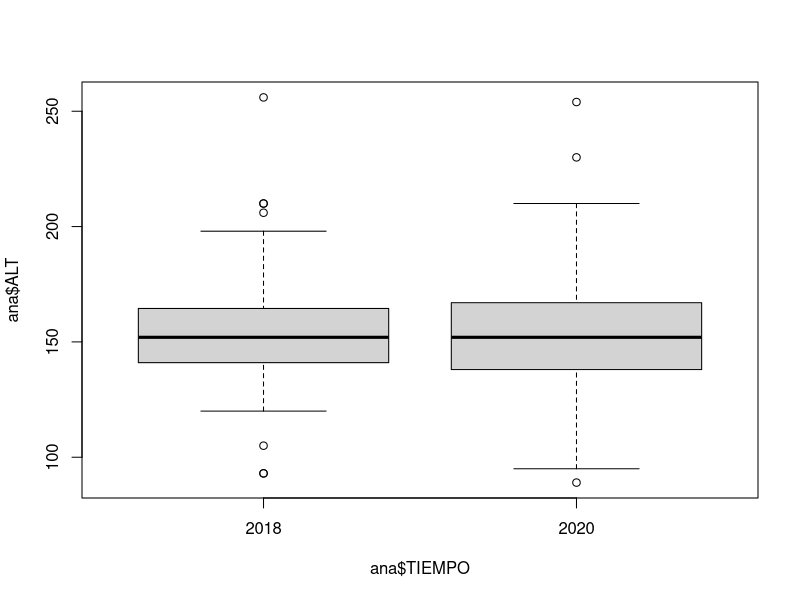
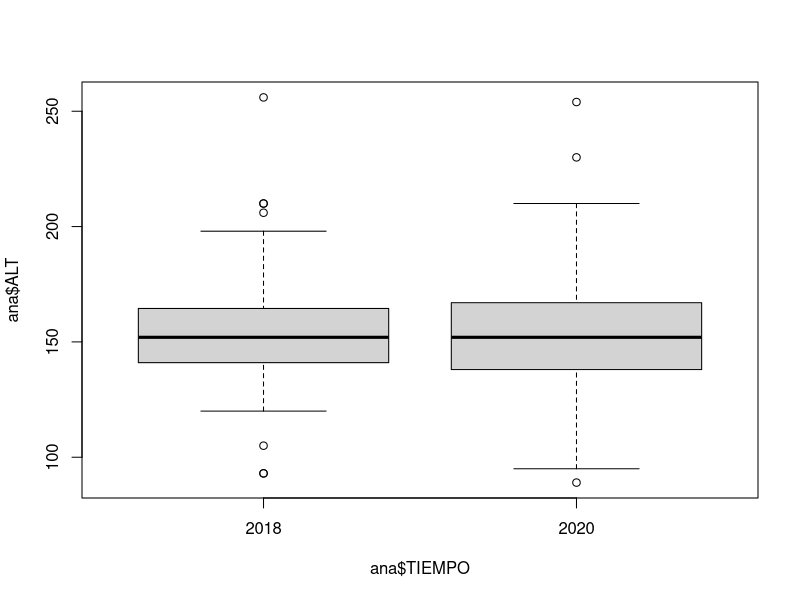

Reproduce these figures in R, in order. (Note: this script raises an error after producing the figures.)

anacahuita <- read.csv("Clases/DATOS.csv", header = T)

library(dplyr)
ana <- anacahuita%>%
  filter(ESPECIE=="Anacahuita")
boxplot(ana$ALT ~ ana$TIEMPO)
ana$TIEMPO <- as.factor(ana$TIEMPO)
boxplot(ana$ALT ~ ana$TIEMPO)
t.test(ana$ALT ~ ana$TIEMPO, paired= TRUE)
hist(ana$ALT)
which(ana$ALT < 2)
length(ana$TIEMPO)


ana2018 <- ana %>% 
  filter(TIEMPO == "2018")

ana2020 <- ana %>% 
  filter(TIEMPO == 2020)

t.test(ana$ALT ~ ana$TIEMPO, var.equal=T)
